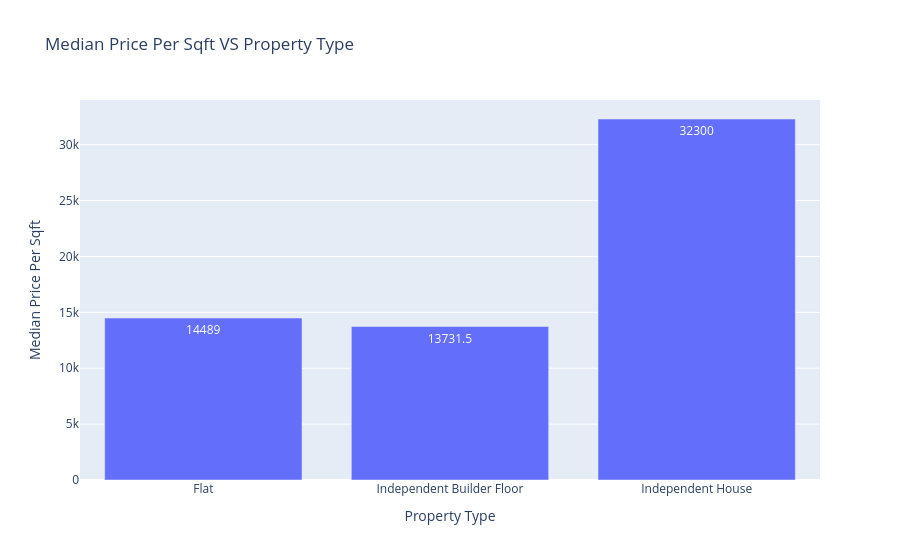

Notebook code cell kept with this figure:
### Code cell
fig = px.bar(data_frame= median_price_per_sqft
             , x ='property_type'
             , y = 'price_per_sqft'
             , text= 'price_per_sqft'
             ,title= "Median Price Per Sqft VS Property Type"
             ,labels= {"price_per_sqft":"Median Price Per Sqft","property_type":"Property Type"})
fig

### Figure 1 — Plotly figure (JSON) as saved in the notebook; plotly's stock layout.template omitted (floating-point values rounded to 4 significant figures)
{"data": [{"alignmentgroup": "True", "hovertemplate": "Property Type=%{x}<br>Median Price Per Sqft=%{text}<extra></extra>", "legendgroup": "", "marker": {"color": "#636efa", "pattern": {"shape": ""}}, "name": "", "offsetgroup": "", "orientation": "v", "showlegend": false, "text": [14489, 13730.0, 32300], "textposition": "auto", "type": "bar", "x": ["Flat", "Independent Builder Floor", "Independent House"], "xaxis": "x", "y": [14489, 13730.0, 32300], "yaxis": "y"}], "layout": {"barmode": "relative", "legend": {"tracegroupgap": 0}, "title": {"text": "Median Price Per Sqft VS Property Type"}, "xaxis": {"anchor": "y", "domain": [0, 1], "title": {"text": "Property Type"}}, "yaxis": {"anchor": "x", "domain": [0, 1], "title": {"text": "Median Price Per Sqft"}}}}
